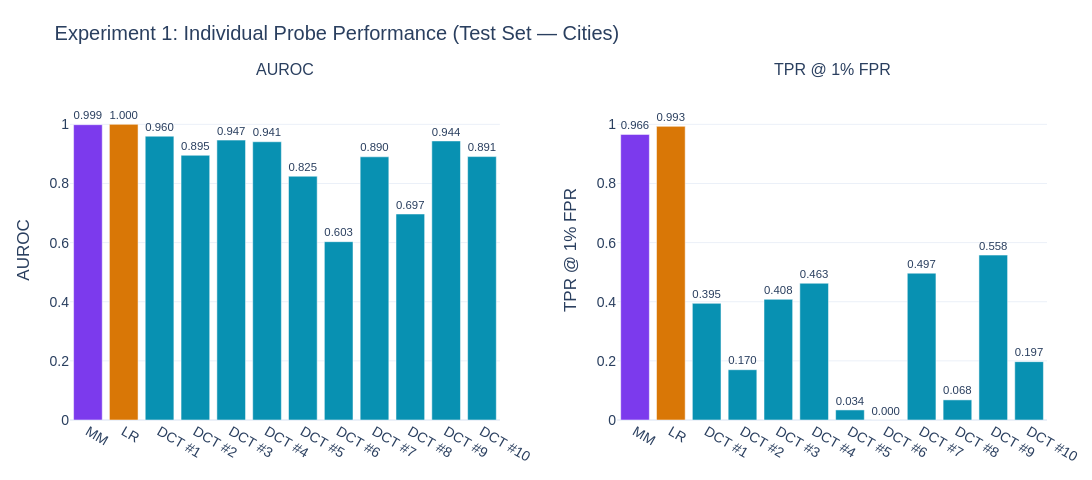

Here is the notebook cell this chart was saved with:
### Code cell
probe_names = list(results.keys())
aurocs = [results[n]["auroc"] for n in probe_names]
tprs = [results[n]["tpr@1fpr"] for n in probe_names]

bar_colors = []
for n in probe_names:
    if n == "MM":
        bar_colors.append(PLOT_COLORS["mm"])
    elif n == "LR":
        bar_colors.append(PLOT_COLORS["lr"])
    else:
        bar_colors.append(PLOT_COLORS["dct"])

fig = make_subplots(
    rows=1, cols=2,
    subplot_titles=["AUROC", "TPR @ 1% FPR"],
    horizontal_spacing=0.12,
)

fig.add_trace(go.Bar(
    x=probe_names, y=aurocs,
    marker_color=bar_colors, showlegend=False,
    text=[f"{v:.3f}" for v in aurocs], textposition="outside",
), row=1, col=1)

fig.add_trace(go.Bar(
    x=probe_names, y=tprs,
    marker_color=bar_colors, showlegend=False,
    text=[f"{v:.3f}" for v in tprs], textposition="outside",
), row=1, col=2)

fig.update_layout(
    **PLOT_BASE,
    title="Experiment 1: Individual Probe Performance (Test Set — Cities)",
    height=480, width=1100,
    yaxis=dict(range=[0, 1.15], title="AUROC"),
    yaxis2=dict(range=[0, 1.15], title="TPR @ 1% FPR"),
)
fig.show()
save_fig(fig, "exp1_probe_performance")

### Figure 1 — Plotly figure (JSON) as saved in the notebook; plotly's stock layout.template omitted (floating-point values rounded to 4 significant figures)
{"data": [{"marker": {"color": ["#7C3AED", "#D97706", "#0891B2", "#0891B2", "#0891B2", "#0891B2", "#0891B2", "#0891B2", "#0891B2", "#0891B2", "#0891B2", "#0891B2"]}, "showlegend": false, "text": ["0.999", "1.000", "0.960", "0.895", "0.947", "0.941", "0.825", "0.603", "0.890", "0.697", "0.944", "0.891"], "textposition": "outside", "type": "bar", "x": ["MM", "LR", "DCT #1", "DCT #2", "DCT #3", "DCT #4", "DCT #5", "DCT #6", "DCT #7", "DCT #8", "DCT #9", "DCT #10"], "xaxis": "x", "y": [0.9989, 0.9999, 0.9599, 0.8953, 0.9466, 0.9411, 0.8245, 0.6031, 0.8902, 0.6968, 0.9438, 0.8909], "yaxis": "y"}, {"marker": {"color": ["#7C3AED", "#D97706", "#0891B2", "#0891B2", "#0891B2", "#0891B2", "#0891B2", "#0891B2", "#0891B2", "#0891B2", "#0891B2", "#0891B2"]}, "showlegend": false, "text": ["0.966", "0.993", "0.395", "0.170", "0.408", "0.463", "0.034", "0.000", "0.497", "0.068", "0.558", "0.197"], "textposition": "outside", "type": "bar", "x": ["MM", "LR", "DCT #1", "DCT #2", "DCT #3", "DCT #4", "DCT #5", "DCT #6", "DCT #7", "DCT #8", "DCT #9", "DCT #10"], "xaxis": "x2", "y": [0.966, 0.9932, 0.3946, 0.1701, 0.4082, 0.4626, 0.03401, 0, 0.4966, 0.06803, 0.5578, 0.1973], "yaxis": "y2"}], "layout": {"annotations": [{"font": {"size": 16}, "showarrow": false, "text": "AUROC", "x": 0.22, "xanchor": "center", "xref": "paper", "y": 1, "yanchor": "bottom", "yref": "paper"}, {"font": {"size": 16}, "showarrow": false, "text": "TPR @ 1% FPR", "x": 0.78, "xanchor": "center", "xref": "paper", "y": 1, "yanchor": "bottom", "yref": "paper"}], "font": {"family": "Arial, sans-serif", "size": 14}, "height": 480, "legend": {"bgcolor": "rgba(255,255,255,0.8)", "bordercolor": "#E5E7EB", "borderwidth": 1}, "margin": {"b": 60, "l": 70, "r": 40, "t": 80}, "title": {"text": "Experiment 1: Individual Probe Performance (Test Set — Cities)"}, "width": 1100, "xaxis": {"anchor": "y", "domain": [0, 0.44]}, "xaxis2": {"anchor": "y2", "domain": [0.56, 1]}, "yaxis": {"anchor": "x", "domain": [0, 1], "range": [0, 1.15], "title": {"text": "AUROC"}}, "yaxis2": {"anchor": "x2", "domain": [0, 1], "range": [0, 1.15], "title": {"text": "TPR @ 1% FPR"}}}}
